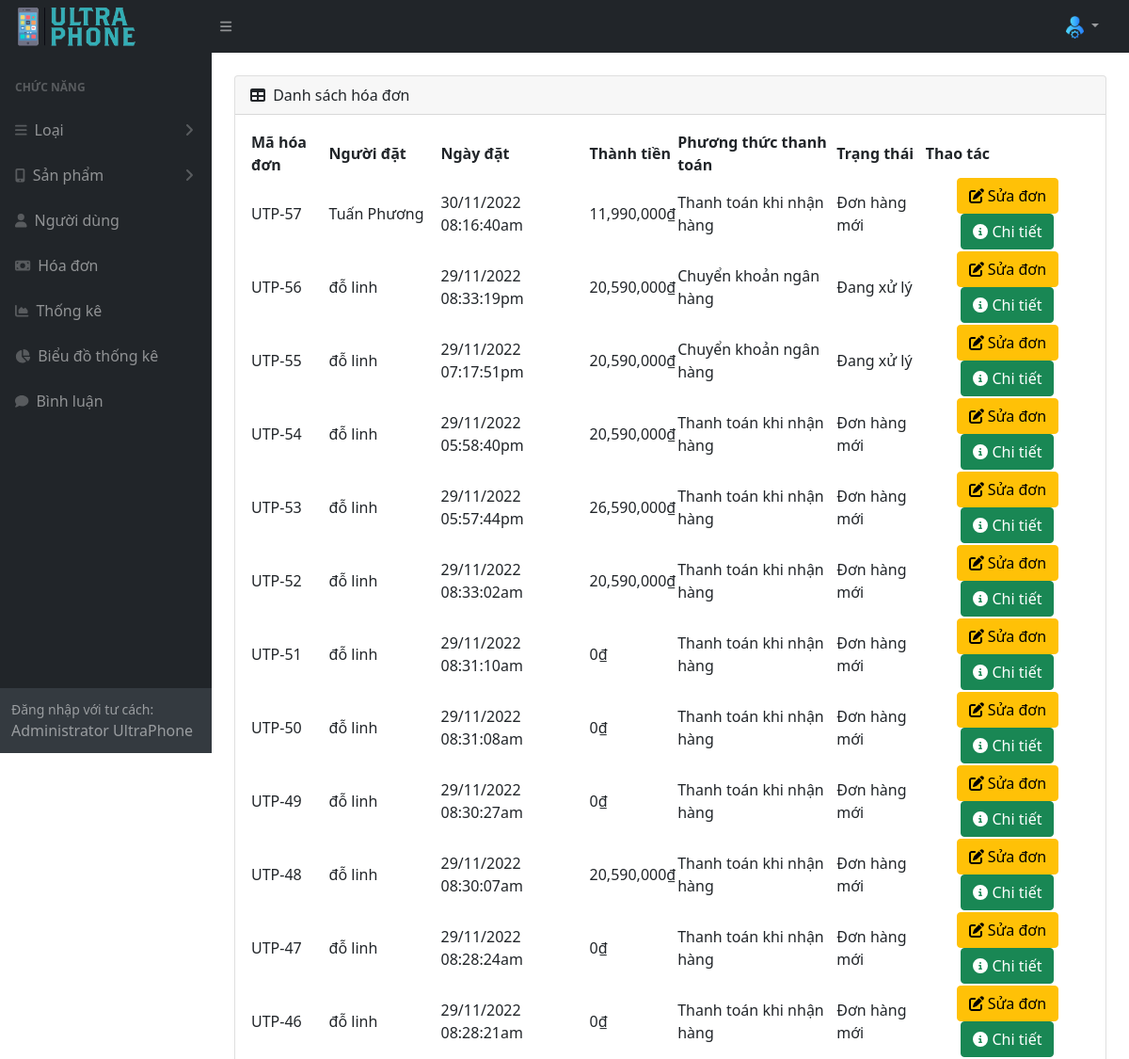
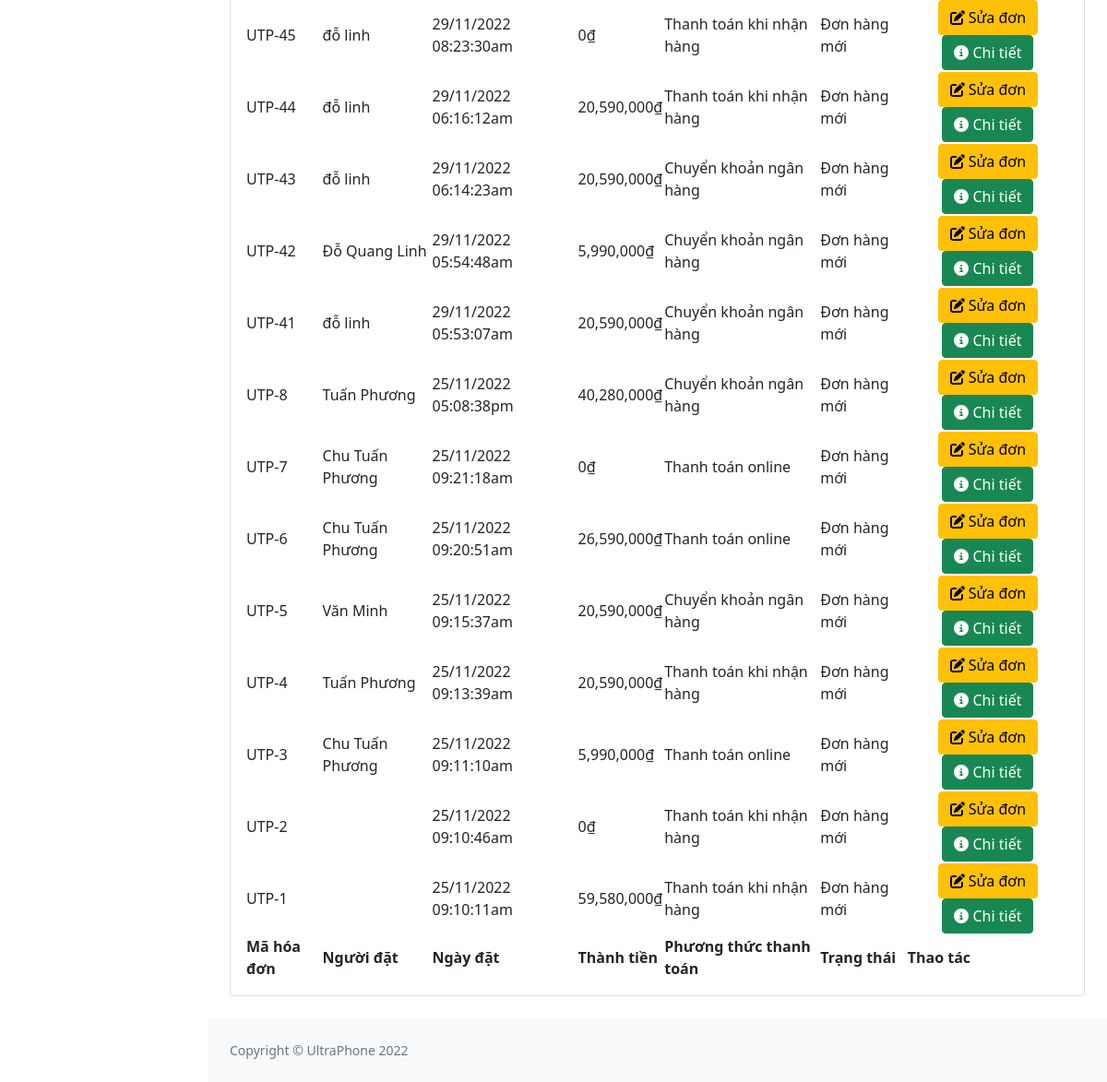
Before: /admin/index.php?act=listbill with the older database file (2 pictures, top to bottom).
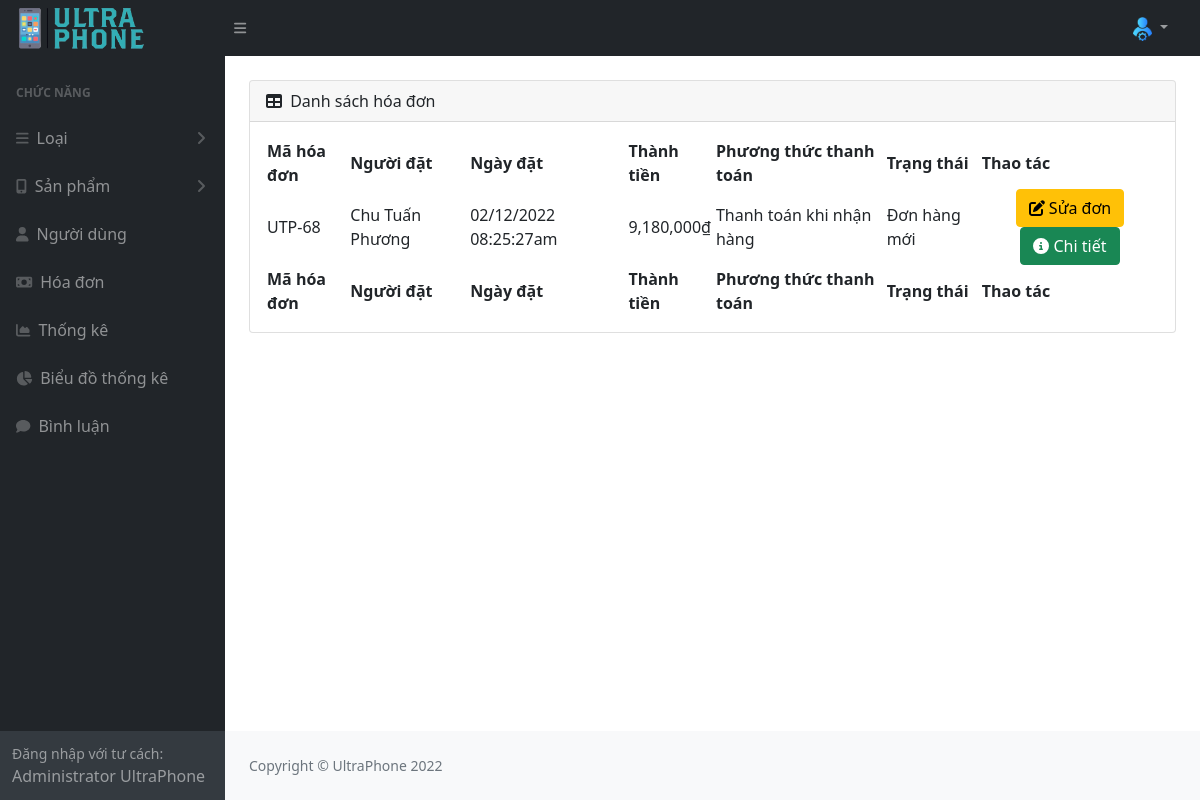
After: the same page with the newer database file.
### tables this page shows
CREATE TABLE `bill` (
  `id_bill` int(11) NOT NULL,
  `bill_code` varchar(255) DEFAULT NULL,
  `id_user` int(11) NOT NULL,
  `id_pro` int(11) NOT NULL,
  `user_name` varchar(255) NOT NULL,
  `name_pro` varchar(255) NOT NULL,
  `full_name` varchar(55) NOT NULL,
  `address` varchar(255) NOT NULL,
  `phone` int(25) NOT NULL,
  `email` varchar(255) NOT NULL,
  `payment` tinyint(1) NOT NULL DEFAULT 1 COMMENT '1.Thanh toán khi nhận hàng 2.Chuyển khoản ngân hàng 3.Thanh toán online',
  `order_date` varchar(50) NOT NULL,
  `total_amount` int(10) NOT NULL,
  `status` tinyint(4) NOT NULL COMMENT '0.Đơn hàng mới \r\n1.Đang xử lý\r\n2.Đang giao hàng\r\n3.Đã giao hàng',
  `status_pay` varchar(11) NOT NULL DEFAULT '0'
);

### admin/model/pdo.php (called while the page is built, shortened)
<?php
function pdo_get_connection(){
    $dburl = "mysql:host=127.0.0.1;dbname=ultraphone;charset=utf8";
    $username = 'root';
    $password = '';
    $conn = new PDO($dburl, $username, $password);
    $conn->setAttribute(PDO::ATTR_ERRMODE, PDO::ERRMODE_EXCEPTION);
    return $conn;
}
function pdo_query($sql){
    $sql_args = array_slice(func_get_args(), 1);
    try{
        $conn = pdo_get_connection();
        $stmt = $conn->prepare($sql);
        $stmt->execute($sql_args);
        $rows = $stmt->fetchAll();
        return $rows;
    }
    catch(PDOException $e){
        throw $e;
    }
    finally{
        unset($conn);
    }
}

### admin/model/hoadon.php (called while the page is built, shortened)
<?php
function loadall_bill($iduser)
{
    $sql = "SELECT * FROM bill WHERE 1";
    $sql .= " ORDER BY id_bill DESC";
    $listbill = pdo_query($sql);
    return $listbill;
}
?>

### admin/view/hoadon/list.php (the view, shortened to what this page needs)
<div id="layoutSidenav_content">
    <div class="container-fluid px-4">
        <div class="card mb-4 mt-4">
            <div class="card-header">
                <i class="fas fa-table me-1"></i>
                Danh sách hóa đơn
            </div>
            <div class="card-body">
                <table id="datatablesSimple">
                    <thead>
                        <tr>
                            <th>Mã hóa đơn</th>
                            <th>Người đặt</th>
                            <th>Ngày đặt</th>
                            <th>Thành tiền</th>
                            <th>Phương thức thanh toán</th>
                            <th>Trạng thái</th>
                            <th>Thao tác</th>
                        </tr>
                    </thead>
                    <tfoot>
                        <tr>
                            <th>Mã hóa đơn</th>
                            <th>Người đặt</th>
                            <th>Ngày đặt</th>
                            <th>Thành tiền</th>
                            <th>Phương thức thanh toán</th>
                            <th>Trạng thái</th>
                            <th>Thao tác</th>
                        </tr>
                    </tfoot>
                    <tbody>
                        <?php foreach ($listbill as $bill) :
                            extract($bill);
                        ?>
                            <tr>
                                <td>UTP-<?= $bill['id_bill'] ?></td>
                                <td><?= $bill['full_name'] ?></td>
                                <td><?= $bill['order_date'] ?></td>
                                <td><?= number_format($bill['total_amount']) ?>₫</td>
                                <td><?php if ($bill['payment'] == 1) {
                                        echo "Thanh toán khi nhận hàng";
                                    } else if ($bill['payment'] == 2) {
                                        echo "Chuyển khoản ngân hàng";
                                    } else if ($bill['payment'] == 3) {
                                        echo "Thanh toán online";
                                    } else {
                                        echo "Không tìm thấy phương thức thanh toán";
                                    }  ?></td>
                                <td><?php if ($bill['status'] == 0) {
                                        echo "Đơn hàng mới";
                                    } else if ($bill['status'] == 1) {
                                        echo "Đang xử lý";
                                    } else if ($bill['status'] == 2) {
                                        echo "Đang giao hàng";
                                    } else if ($bill['status'] == 3) {
                                        echo "Đã giao hàng";
                                    } else {
                                        echo "Lỗi trạng thái";
                                    } ?></td>
                                <td class="text-center">
                                    <a href="index.php?act=editbill&idbill=<?= $bill['id_bill'] ?>" class="btn btn-warning"><i class="fa-solid fa-pen-to-square"></i> Sửa đơn</a>
                                    <a href="index.php?act=billdetail&idbill=<?= $bill['id_bill'] ?>" class="btn btn-success"><i class="fa-solid fa-circle-info"></i> Chi tiết</a>
                                </td>
                            </tr>
                        <?php endforeach ?>
                    </tbody>
                </table>
            </div>
        </div>
    </div>

Changed rows visible on the page:
removed bill: id_bill "57", full_name "Tuấn Phương", order_date "30/11/2022 08:16:40am", total_amount "11,990,000", payment "Thanh toán khi nhận hàng", status "Đơn hàng mới"
removed bill: id_bill "56", full_name "đỗ linh", order_date "29/11/2022 08:33:19pm", total_amount "20,590,000", payment "Chuyển khoản ngân hàng", status "Đang xử lý"
removed bill: id_bill "55", full_name "đỗ linh", order_date "29/11/2022 07:17:51pm", total_amount "20,590,000", payment "Chuyển khoản ngân hàng", status "Đang xử lý"
removed bill: id_bill "54", full_name "đỗ linh", order_date "29/11/2022 05:58:40pm", total_amount "20,590,000", payment "Thanh toán khi nhận hàng", status "Đơn hàng mới"
removed bill: id_bill "53", full_name "đỗ linh", order_date "29/11/2022 05:57:44pm", total_amount "26,590,000", payment "Thanh toán khi nhận hàng", status "Đơn hàng mới"
removed bill: id_bill "52", full_name "đỗ linh", order_date "29/11/2022 08:33:02am", total_amount "20,590,000", payment "Thanh toán khi nhận hàng", status "Đơn hàng mới"
removed bill: id_bill "51", full_name "đỗ linh", order_date "29/11/2022 08:31:10am", total_amount "0", payment "Thanh toán khi nhận hàng", status "Đơn hàng mới"
removed bill: id_bill "50", full_name "đỗ linh", order_date "29/11/2022 08:31:08am", total_amount "0", payment "Thanh toán khi nhận hàng", status "Đơn hàng mới"
removed bill: id_bill "49", full_name "đỗ linh", order_date "29/11/2022 08:30:27am", total_amount "0", payment "Thanh toán khi nhận hàng", status "Đơn hàng mới"
removed bill: id_bill "48", full_name "đỗ linh", order_date "29/11/2022 08:30:07am", total_amount "20,590,000", payment "Thanh toán khi nhận hàng", status "Đơn hàng mới"
removed bill: id_bill "47", full_name "đỗ linh", order_date "29/11/2022 08:28:24am", total_amount "0", payment "Thanh toán khi nhận hàng", status "Đơn hàng mới"
removed bill: id_bill "46", full_name "đỗ linh", order_date "29/11/2022 08:28:21am", total_amount "0", payment "Thanh toán khi nhận hàng", status "Đơn hàng mới"
removed bill: id_bill "45", full_name "đỗ linh", order_date "29/11/2022 08:23:30am", total_amount "0", payment "Thanh toán khi nhận hàng", status "Đơn hàng mới"
removed bill: id_bill "44", full_name "đỗ linh", order_date "29/11/2022 06:16:12am", total_amount "20,590,000", payment "Thanh toán khi nhận hàng", status "Đơn hàng mới"
removed bill: id_bill "43", full_name "đỗ linh", order_date "29/11/2022 06:14:23am", total_amount "20,590,000", payment "Chuyển khoản ngân hàng", status "Đơn hàng mới"
removed bill: id_bill "42", full_name "Đỗ Quang Linh", order_date "29/11/2022 05:54:48am", total_amount "5,990,000", payment "Chuyển khoản ngân hàng", status "Đơn hàng mới"
removed bill: id_bill "41", full_name "đỗ linh", order_date "29/11/2022 05:53:07am", total_amount "20,590,000", payment "Chuyển khoản ngân hàng", status "Đơn hàng mới"
removed bill: id_bill "8", full_name "Tuấn Phương", order_date "25/11/2022 05:08:38pm", total_amount "40,280,000", payment "Chuyển khoản ngân hàng", status "Đơn hàng mới"
removed bill: id_bill "7", full_name "Chu Tuấn Phương", order_date "25/11/2022 09:21:18am", total_amount "0", payment "Thanh toán online", status "Đơn hàng mới"
removed bill: id_bill "6", full_name "Chu Tuấn Phương", order_date "25/11/2022 09:20:51am", total_amount "26,590,000", payment "Thanh toán online", status "Đơn hàng mới"
removed bill: id_bill "5", full_name "Văn Minh", order_date "25/11/2022 09:15:37am", total_amount "20,590,000", payment "Chuyển khoản ngân hàng", status "Đơn hàng mới"
removed bill: id_bill "4", full_name "Tuấn Phương", order_date "25/11/2022 09:13:39am", total_amount "20,590,000", payment "Thanh toán khi nhận hàng", status "Đơn hàng mới"
removed bill: id_bill "3", full_name "Chu Tuấn Phương", order_date "25/11/2022 09:11:10am", total_amount "5,990,000", payment "Thanh toán online", status "Đơn hàng mới"
removed bill: id_bill "2", order_date "25/11/2022 09:10:46am", total_amount "0", payment "Thanh toán khi nhận hàng", status "Đơn hàng mới"
removed bill: id_bill "1", order_date "25/11/2022 09:10:11am", total_amount "59,580,000", payment "Thanh toán khi nhận hàng", status "Đơn hàng mới"
added bill: id_bill "68", full_name "Chu Tuấn Phương", order_date "02/12/2022 08:25:27am", total_amount "9,180,000", payment "Thanh toán khi nhận hàng", status "Đơn hàng mới"
